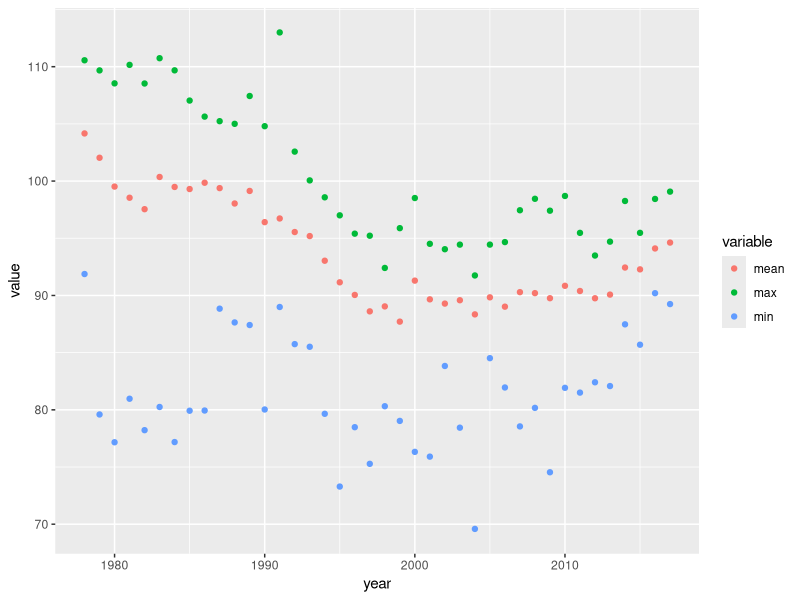
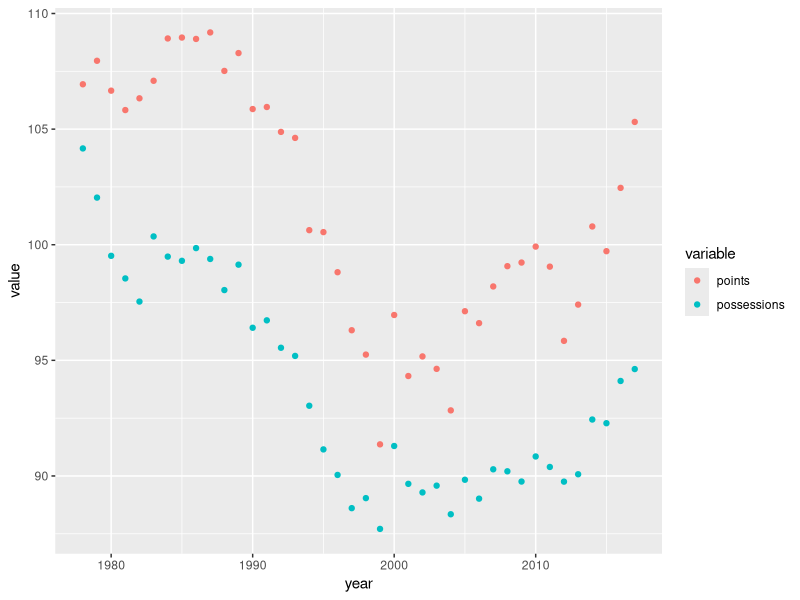

The R script that drew these images, in order:
#Basic Possession Formula=0.96*[(Field Goal Attempts)+(Turnovers)+0.44*(Free Throw Attempts)-(Offensive Rebounds)]

library(dplyr)
library(ggplot2)
library(reshape2)

dt = read.csv("../Data/team_sums_norm.csv")

f = dt %>%
  filter(Year >= 1978) %>%
  select(c("Year", "Tm", "FGA", "TOV", "FTA", "ORB", "PTS"))
f$possession = 0.96 * (f$FGA + f$TOV + 0.44*f$FTA - f$ORB)

f_year = f %>%
  group_by(Year) %>%
  summarise(FGA = sum(FGA),
            TOV = sum(TOV),
            FTA = sum(FTA),
            ORB = sum(ORB),
            PTS = sum(PTS),
            n = n())
f_year$possession = 0.96 * (f_year$FGA + f_year$TOV + 0.44*f_year$FTA - f_year$ORB)
f_year$possession = f_year$possession / f_year$n
f_year$points = f_year$PTS/f_year$n

f_max = f %>%
  group_by(Year) %>%
  summarise(poss = max(possession))

f_min = f %>%
  group_by(Year) %>%
  summarise(poss = min(possession))

new_df = data.frame(mean = f_year$possession,
                    max = f_max$poss,
                    min = f_min$poss,
                    points = f_year$points,
                    year = f_year$Year)
df.m = melt(new_df, id.vars ="year", measure.vars = c("mean",
                                                      "max",
                                                      "min"))
ggplot(df.m, aes(year, value, color = variable)) + geom_point()

df.m2 = melt(new_df, id.vars ="year", measure.vars = c("mean",
                                                      "points"))
df.m2$variable = as.character(df.m2$variable)
df.m2[df.m2$variable=='mean', "variable"] = "possessions"
ggplot(df.m2, aes(year, value, color = variable)) + geom_point()
